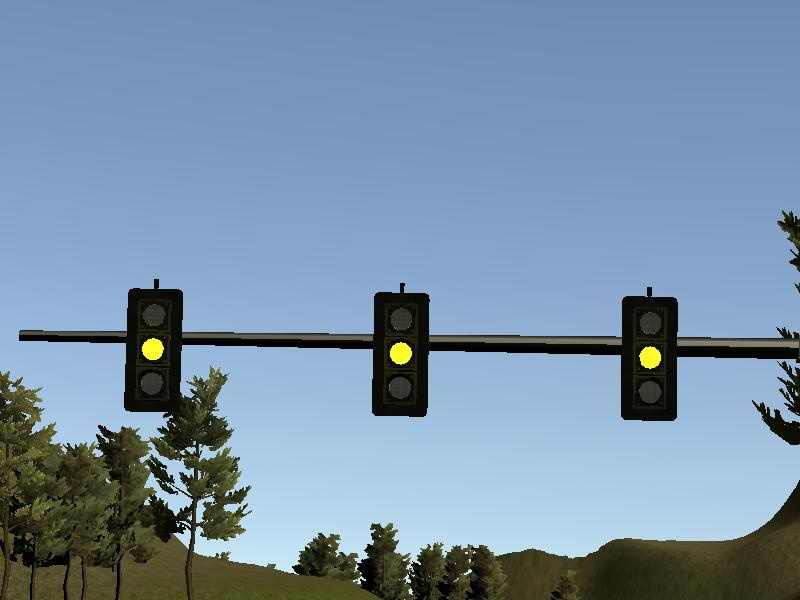
#> input picture traffic lighgt/left0011.jpg, 800 x 600 px, found by its file name
$ jupyter execute --allow-errors '过滤HSV空间的阈值.ipynb'
#> lines starting #> are read from the running program, lines starting #| are printed output that depends on the picture; after the words box and inside, x2 and y2 are one past the last pixel; in counts of white or black regions, pixels touching at a corner belong together
[cell 1]
import cv2
import numpy as np
image = cv2.imread('left0011.jpg') # 根据路径读取一张图片
#> image is the input picture: shape (600, 800, 3); mean B, G, R 166.9, 143.8, 120.6
cv2.imshow("BGR", image) # 显示图片


# [6 lines of commented-out code are left out]
hsv_low = np.array([6, 100, 220])
hsv_high = np.array([45, 255, 255])
# 下面几个函数，写得有点冗余

def h_low(value):
    hsv_low[0] = value

def h_high(value):
    hsv_high[0] = value

def s_low(value):
    hsv_low[1] = value

def s_high(value):
    hsv_high[1] = value

def v_low(value):
    hsv_low[2] = value

def v_high(value):
    hsv_high[2] = value

cv2.namedWindow('image')
cv2.createTrackbar('H low', 'image', 0, 180, h_low)
cv2.createTrackbar('H high', 'image', 0, 180, h_high)
cv2.createTrackbar('S low', 'image', 0, 255, s_low)
cv2.createTrackbar('S high', 'image', 0, 255, s_high)
cv2.createTrackbar('V low', 'image', 0, 255, v_low)
cv2.createTrackbar('V high', 'image', 0, 255, v_high)

while True:
    dst = cv2.cvtColor(image, cv2.COLOR_BGR2HSV) # BGR转HSV
#> dst: shape (600, 800, 3); mean H, S, V 90.8, 92.5, 172
    dst = cv2.inRange(dst, hsv_low, hsv_high) # 通过HSV的高低阈值，提取图像部分区域
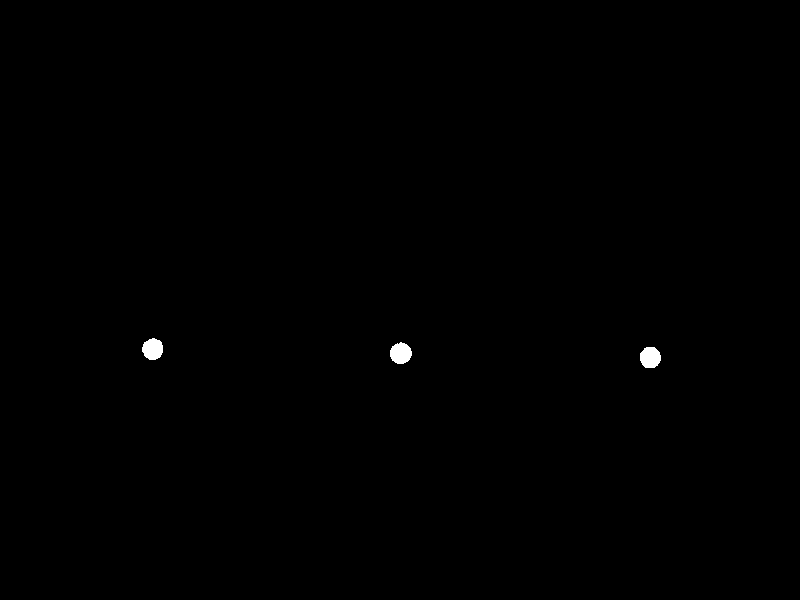
#> dst: shape (600, 800); 0.23% white; 3 white regions, box (x1, y1, x2, y2) and area: (390, 342, 412, 364) 368, (640, 347, 661, 368) 359, (142, 338, 163, 360) 358
    cv2.imshow('dst', dst)
    if cv2.waitKey(1) & 0xFF == ord('q'):
#> (key q is pressed here)
        break
cv2.destroyAllWindows()

[cell 2]
import cv2
img1=cv2.imread('left0003.jpg')
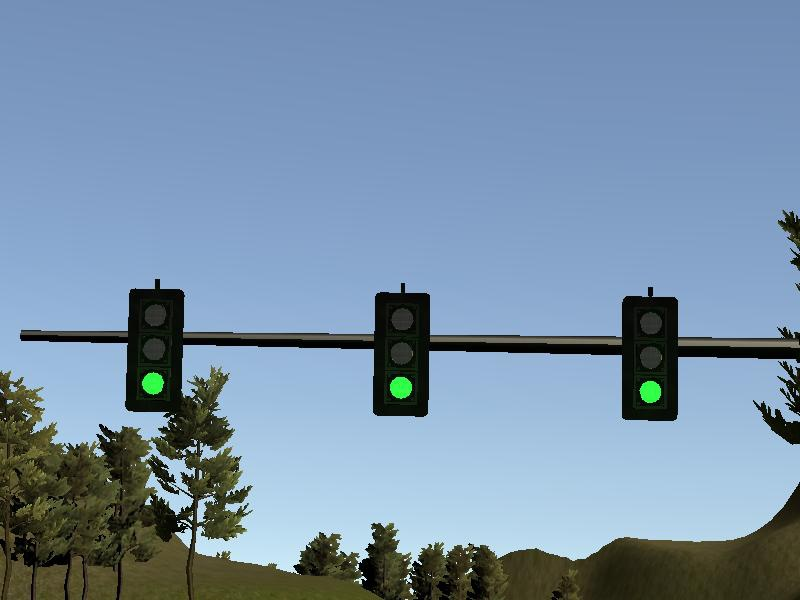
#> input picture traffic lighgt/left0003.jpg, 800 x 600 px, found by its file name
#> img1 is the input picture: shape (600, 800, 3); mean B, G, R 167, 143.9, 120
img2=cv2.imread('left0034.jpg')
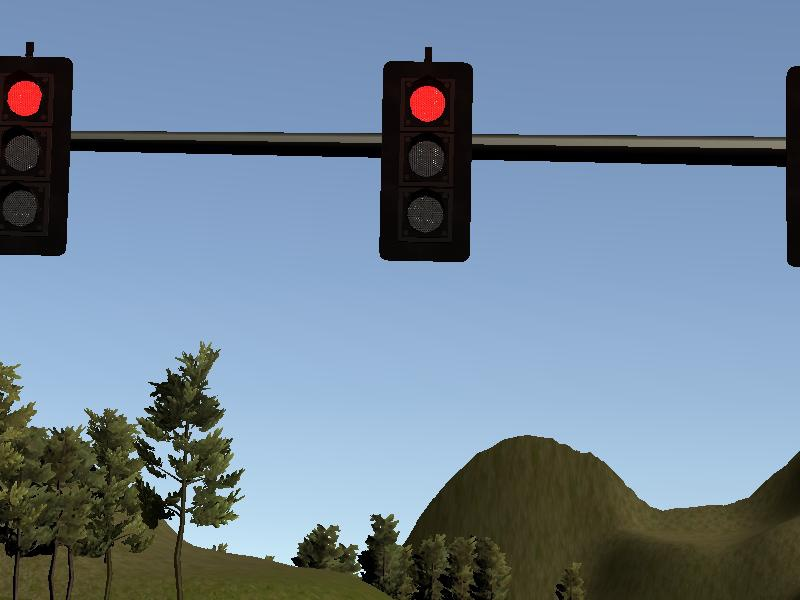
#> input picture traffic lighgt/left0034.jpg, 800 x 600 px, found by its file name
#> img2 is the input picture: shape (600, 800, 3); mean B, G, R 149.7, 131, 112.2
img=img1+img2
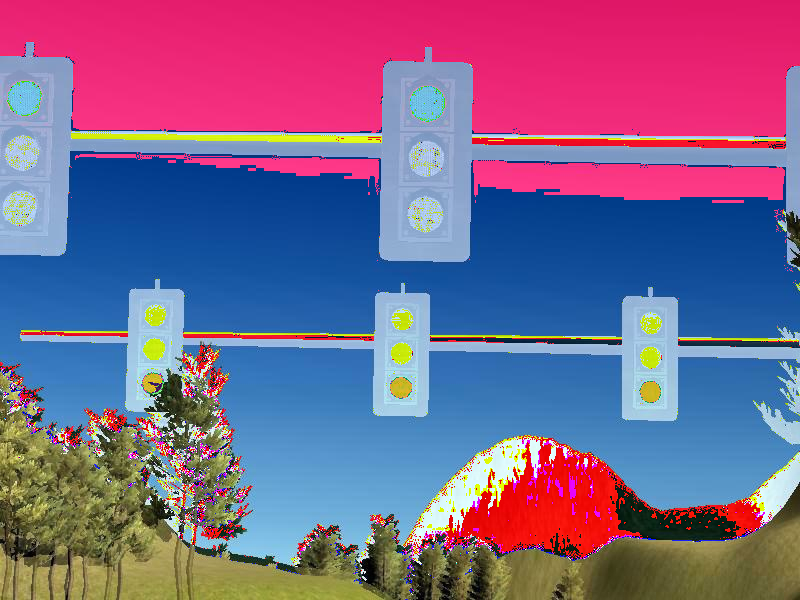
#> img: shape (600, 800, 3); mean B, G, R 139.8, 100.8, 125.8
cv2.imshow('img',img1+img2)
cv2.waitKey(0)
cv2.destroyAllWindows()
